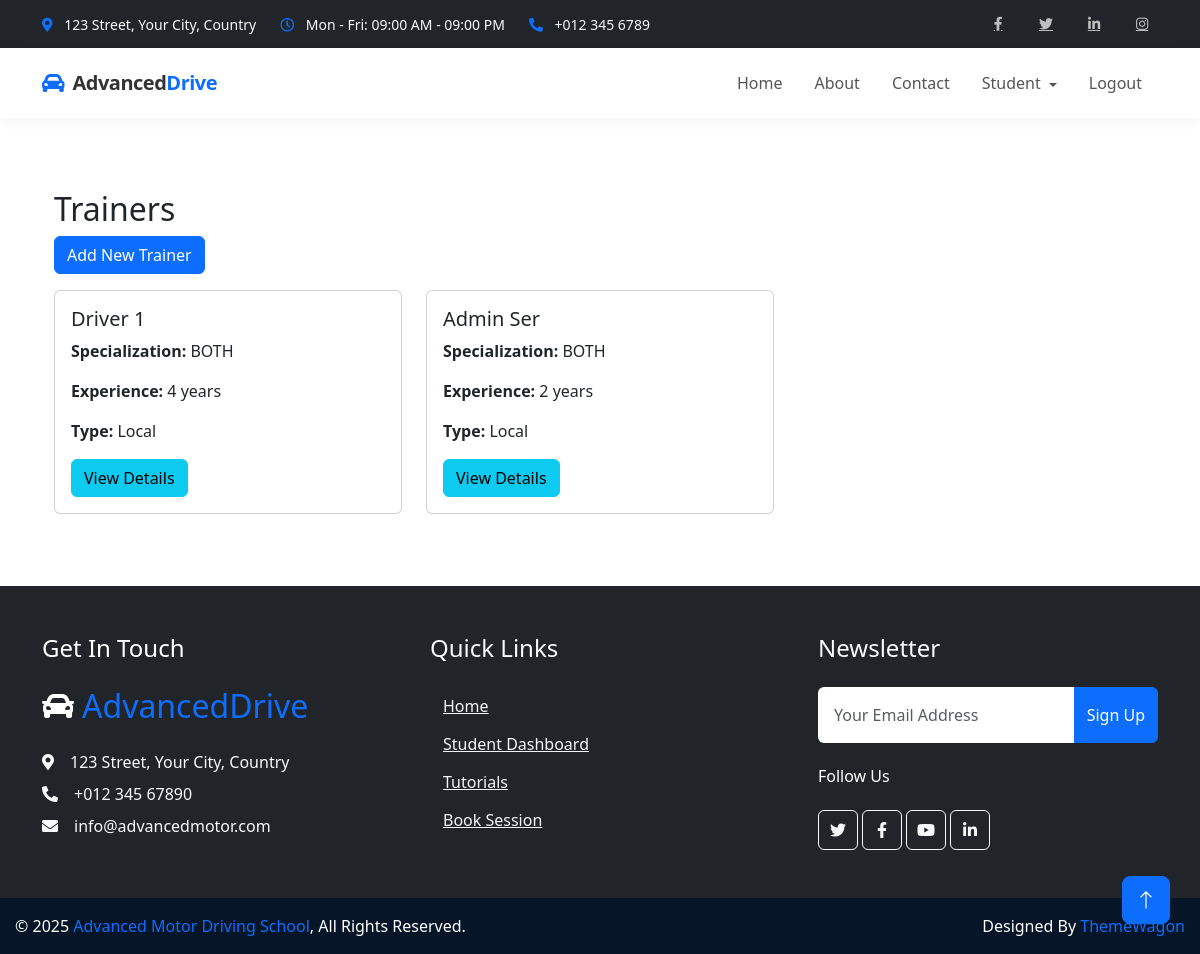
The app's page /trainer/trainers/ (signed in), older data.
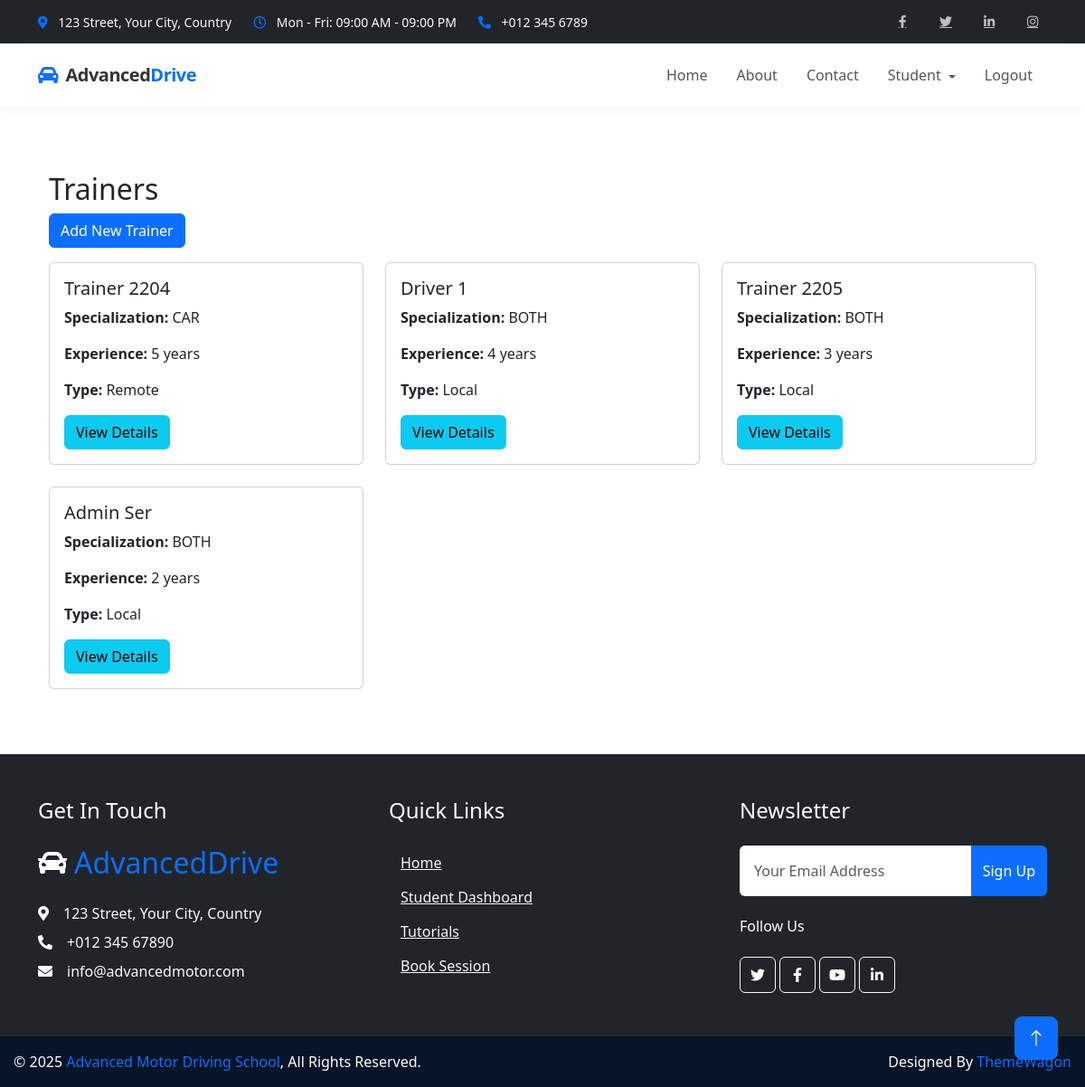
The same page, newer data.
### trainers/models.py (models this page shows, shortened)
class Trainer(models.Model):
    user = models.OneToOneField(
        settings.AUTH_USER_MODEL,
        on_delete=models.CASCADE,
        related_name='driving_trainer_profile'
    )
    SPECIALIZATION_CHOICES = [
        ('CAR', 'Car'),
        ('SCOOTY', 'Scooty'),
        ('BOTH', 'Both Car and Scooty'),
        ('HEAVY','HEAVY'),
        ('OTHER', 'Other')
    ]
    specialization = models.CharField(
        max_length=10,
        choices=SPECIALIZATION_CHOICES,
        default='BOTH'
    )
    experience = models.PositiveIntegerField(
        validators=[MinValueValidator(0)],
        default=0,
        help_text="Years of experience as a driving trainer"
    )
    AVAILABILITY_CHOICES = [
        ('WEEKDAY', 'Weekdays Only'),
        ('WEEKEND', 'Weekends Only'),
        ('MORNING', 'Morning Shifts Only'),
        ('EVENING', 'Evening Shifts Only'),
        ('FLEXIBLE', 'Flexible Schedule'),
        ('CUSTOM', 'Custom Schedule')
    ]
    availability = models.CharField(
        max_length=10,
        choices=AVAILABILITY_CHOICES,
        default='FLEXIBLE'
    )
    is_remote = models.BooleanField(
        default=False,
        help_text="Whether this trainer provides remote training services"
    )
    service_area = models.CharField(
        max_length=255,
        blank=True,
        null=True,
        help_text="Geographic areas where remote training is available"
    )
    max_students = models.PositiveIntegerField(
        default=10,
        validators=[MinValueValidator(1)],
        help_text="Maximum number of students this trainer can handle at once"
    )
    date_joined = models.DateField(
        default=timezone.now,
        help_text="Date when the trainer joined the driving school"
    )
    license_number = models.CharField(
        max_length=50,
        blank=True,
        null=True,
        help_text="Trainer's driving license number"
    )
    notes = models.TextField(
        blank=True,
        null=True,
        help_text="Additional notes about the trainer"
    )
    is_active = models.BooleanField(
        default=True,
        help_text="Whether this trainer is currently active"
    )
    class Meta:
        ordering = ['-experience', 'user__last_name']

### trainers/views.py (the view)
# urls.py: path('trainers/', views.trainer_list, name='trainer_list'),
@login_required
def trainer_list(request):
    trainers = Trainer.objects.all()
    return render(request, 'trainers/trainer_list.html', {'trainers': trainers})

### trainers/templates/trainers/trainer_list.html
{% extends 'base.html' %}
{% block content %}
<div class="container mt-4">
    <h2>Trainers</h2>
    <a href="{% url 'trainers:trainer_create' %}" class="btn btn-primary mb-3">Add New Trainer</a>
    <div class="row">
        {% for trainer in trainers %}
        <div class="col-md-4 mb-4">
            <div class="card">
                <div class="card-body">
                    <h5 class="card-title">{{ trainer.user.get_full_name }}</h5>
                    <p class="card-text"><strong>Specialization:</strong> {{ trainer.specialization }}</p>
                    <p class="card-text"><strong>Experience:</strong> {{ trainer.experience }} years</p>
                    <p class="card-text"><strong>Type:</strong> {% if trainer.is_remote %}Remote{% else %}Local{% endif %}</p>
                    <a href="{% url 'trainers:trainer_detail' trainer.id %}" class="btn btn-info">View Details</a>
                </div>
            </div>
        </div>
        {% empty %}
        <div class="col-12">
            <p>No trainers available.</p>
        </div>
        {% endfor %}
    </div>
</div>
{% endblock %}

Row changes from the older to the newer data that the page shows:
added Trainer: user.get_full_name "Trainer 2204", specialization "CAR", experience "5", is_remote "Remote"
added Trainer: user.get_full_name "Trainer 2205", specialization "BOTH", experience "3", is_remote "Local"
